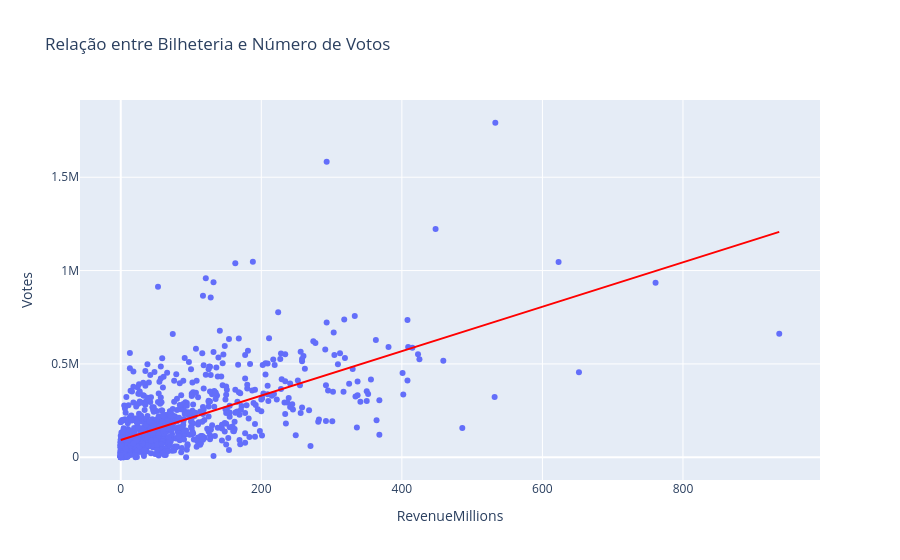

This figure's notebook cell:
### Markdown cell above
### 2.1 - Hipotese 1 - Filmes com mais votos geram maior bilheteria?

**VERDADEIRO** - Existe uma relação entre o aumento de votos e a bilheteria

### Code cell
#Grafico de Scatter Plot para Observar a relação entre Votes e RevenueMillions
fig = px.scatter(
    df_raw_imdb, 
    x='RevenueMillions', 
    y ='Votes', 
    trendline="ols", 
    trendline_color_override="red", 
    title="Relação entre Bilheteria e Número de Votos")
fig.show()

### Figure 1 — Plotly figure (JSON) as saved in the notebook; plotly's stock layout.template omitted (floating-point values rounded to 4 significant figures; data arrays with more than 128 entries replaced by an {"elided": "..."} marker saying what was removed)
{"data": [{"hovertemplate": "RevenueMillions=%{x}<br>Votes=%{y}<extra></extra>", "legendgroup": "", "marker": {"color": "#636efa", "symbol": "circle"}, "mode": "markers", "name": "", "orientation": "v", "showlegend": false, "type": "scatter", "x": {"elided": "1000 float values"}, "xaxis": "x", "y": {"elided": "1000 int values"}, "yaxis": "y"}, {"hovertemplate": "<b>OLS trendline</b><br>Votes = 1190.28 * RevenueMillions + 92243.7<br>R<sup>2</sup>=0.409179<br><br>RevenueMillions=%{x}<br>Votes=%{y} <b>(trend)</b><extra></extra>", "legendgroup": "", "line": {"color": "red"}, "marker": {"color": "#636efa", "symbol": "circle"}, "mode": "lines", "name": "", "showlegend": false, "type": "scatter", "x": {"elided": "872 float values"}, "xaxis": "x", "y": {"elided": "872 float values"}, "yaxis": "y"}], "layout": {"legend": {"tracegroupgap": 0}, "title": {"text": "Relação entre Bilheteria e Número de Votos"}, "xaxis": {"anchor": "y", "domain": [0, 1], "title": {"text": "RevenueMillions"}}, "yaxis": {"anchor": "x", "domain": [0, 1], "title": {"text": "Votes"}}}}
